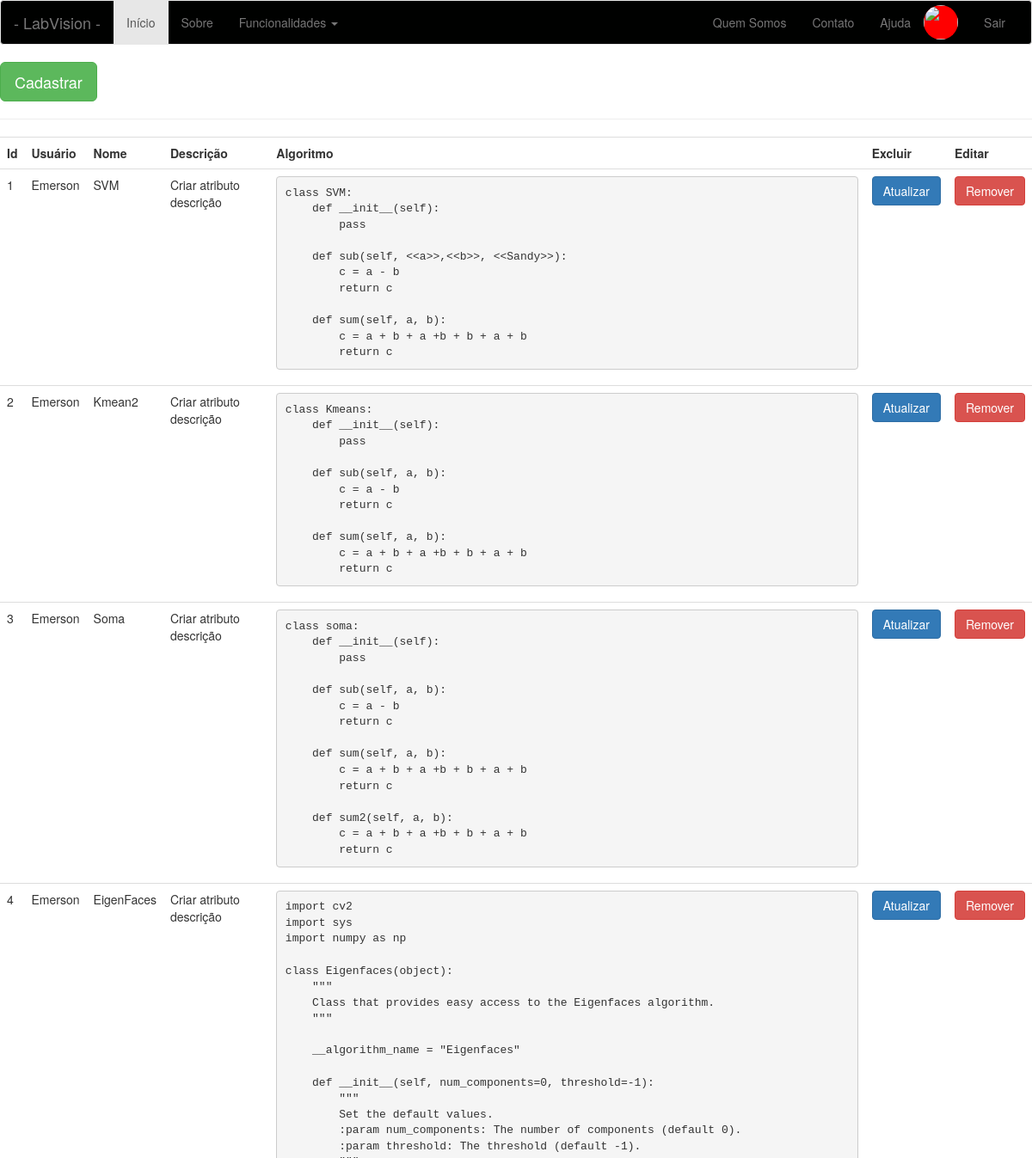
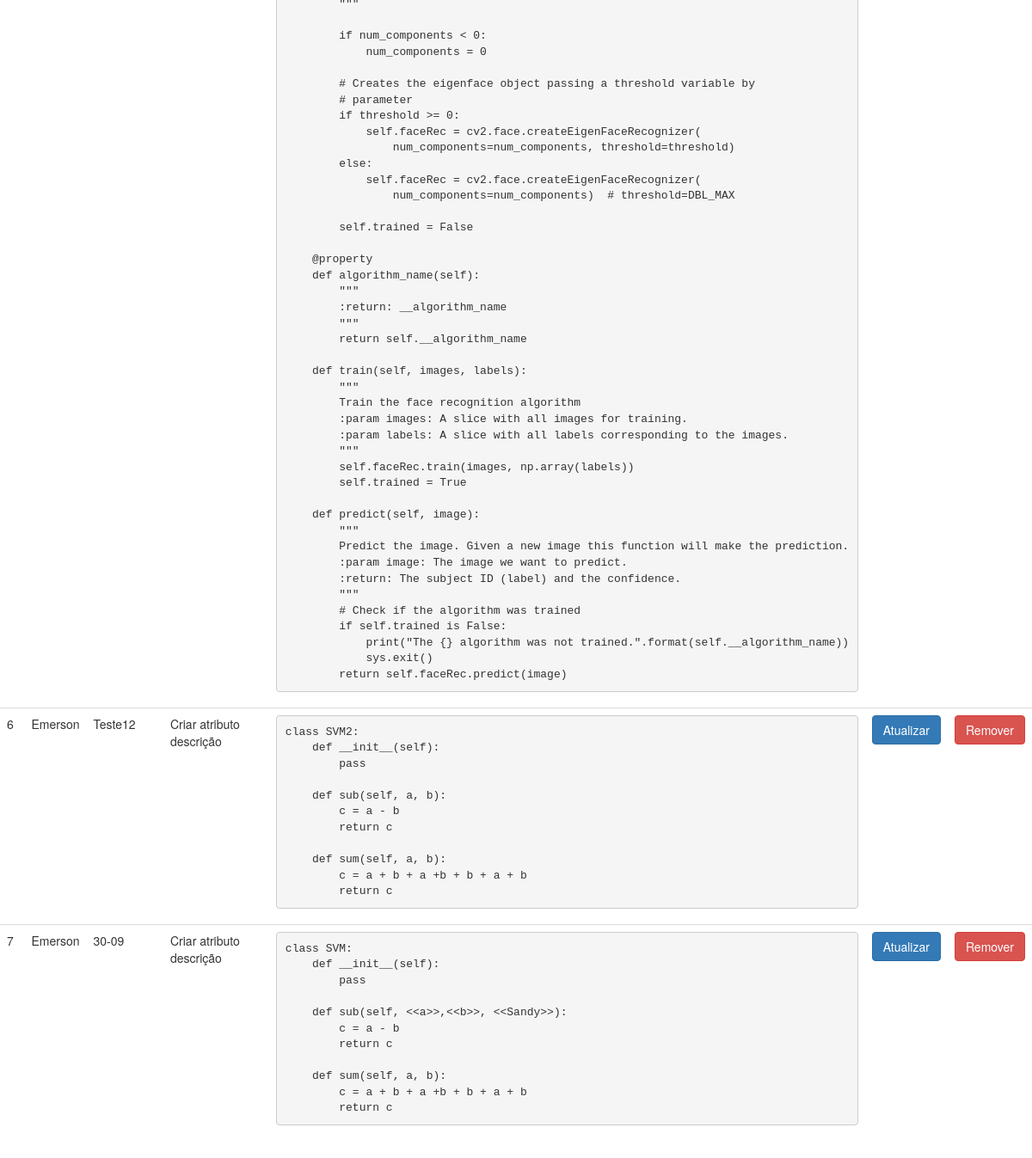
The page /listar-algoritmos (signed in) on the database as committed earlier (2 pictures, top to bottom).
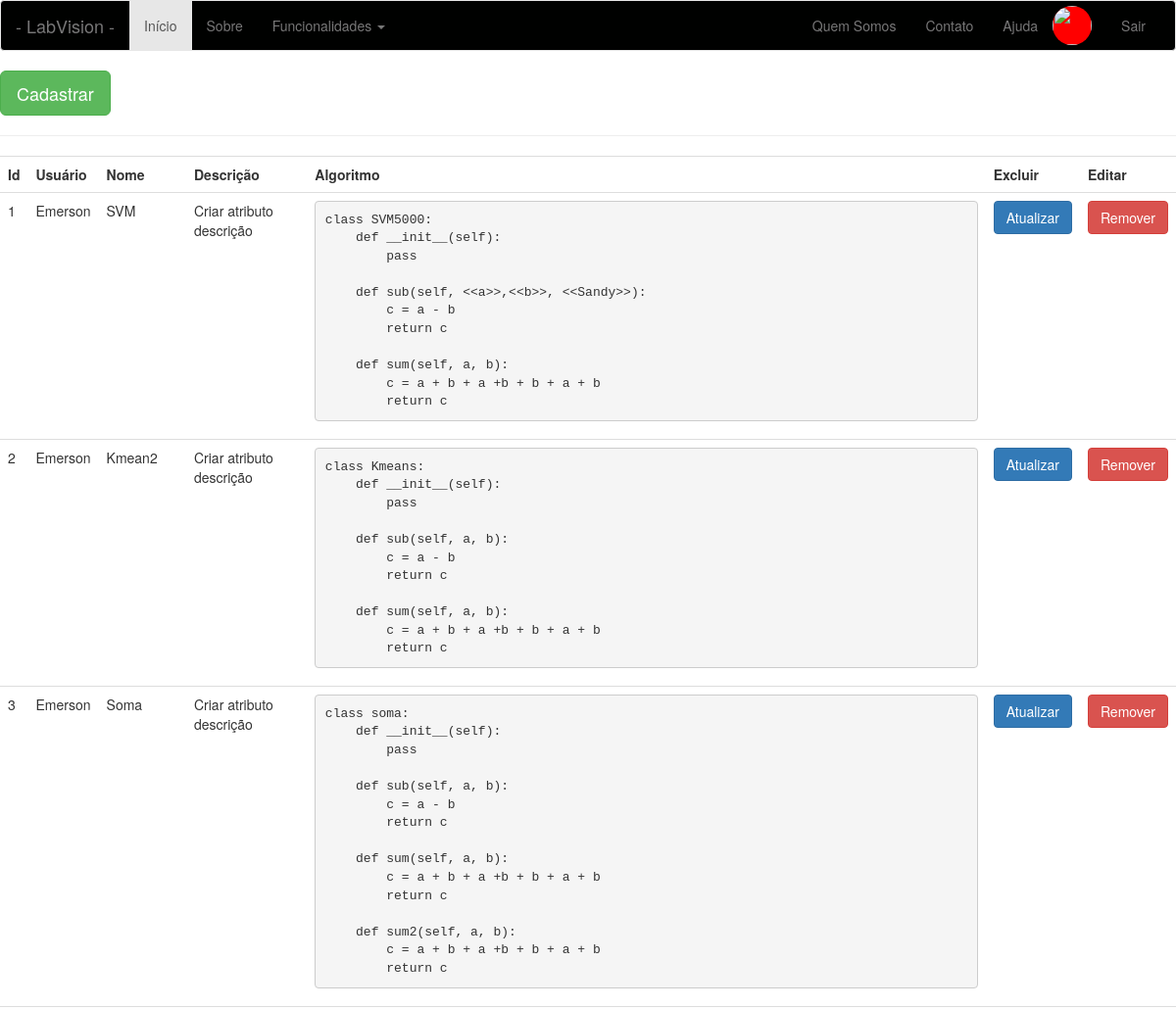
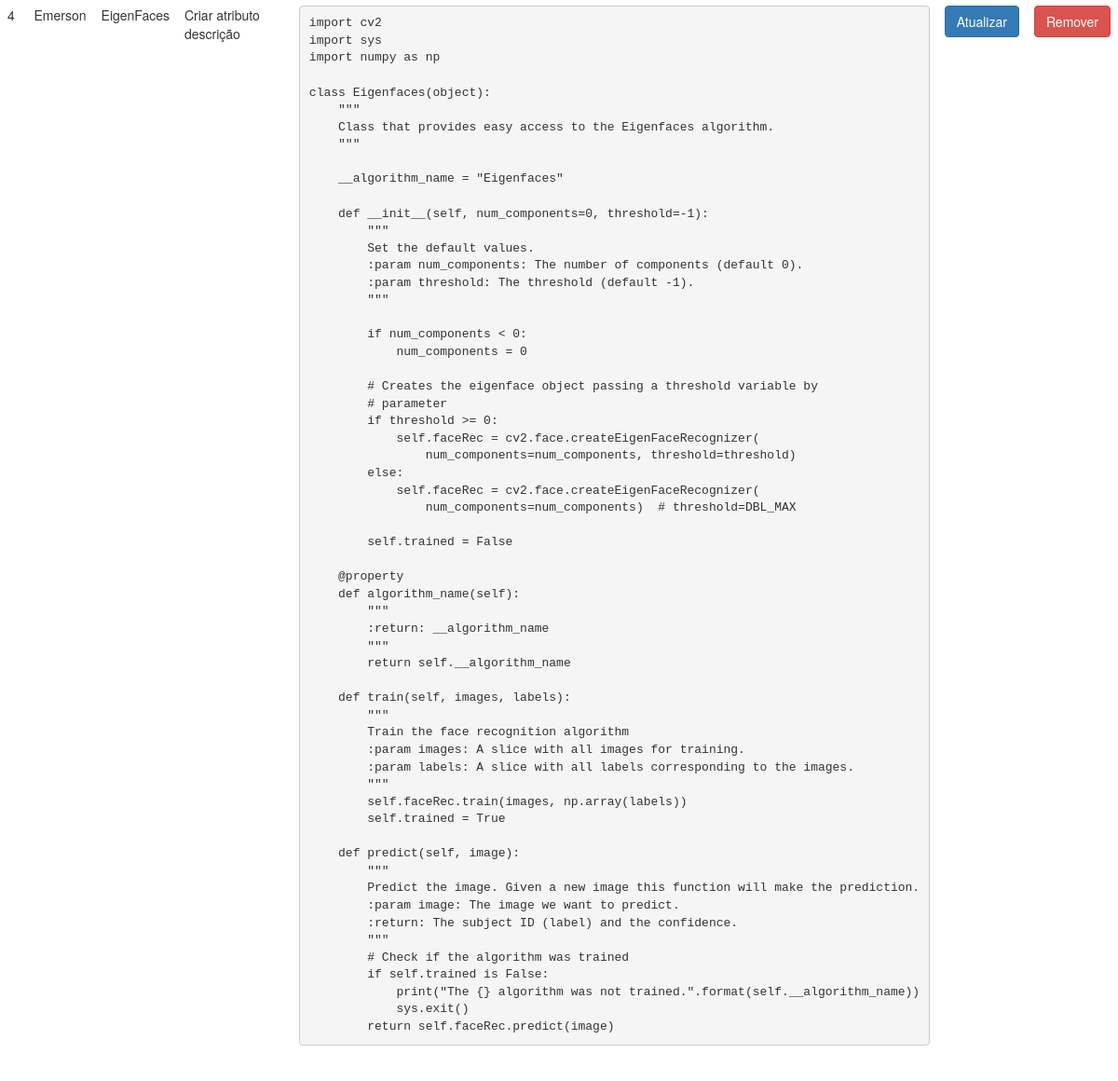
The same page on the database as committed later (2 pictures, top to bottom).
### app/models/tables.py (models this page shows, shortened)
class Algoritmo(db.Model):
    __tablename__= "algoritmos"
    id = db.Column(db.Integer, primary_key=True)
    nome = db.Column(db.String(20))
    algoritmo = db.Column(db.Text)
    usuario = db.Column(db.Integer, db.ForeignKey('usuarios.id'))

class Pessoa(db.Model):
    __tablename__ = "pessoas"
    id = db.Column(db.Integer, primary_key=True)
    nome = db.Column(db.String(50))

### app/controllers/default.py (the view)
@app.route('/listar-algoritmos', methods=['GET'])
def listar_algoritmos():
    if not current_user.get_id():
        return redirect(url_for('login'))
    algoritmos = Algoritmo.query.filter_by(usuario=current_user.get_id()).all()
    return render_template('algoritmo/listar-algoritmos.html', algoritmos=algoritmos)

### app/controllers/default.py (called while the page is built)
@login_manager.user_loader
def load_user(id):
    return Usuario.query.filter_by(id=id).first()

### app/models/tables.py (called while the page is built)
    def get_id(self):
        return str(self.id)

### app/templates/algoritmo/listar-algoritmos.html (shortened to what this page needs)
{% include 'base/head.html' %}
{% include 'base/nav_bar.html' %}
<a href="/cadastrar-algoritmos">
    <button class="btn btn-lg btn-success">
        Cadastrar
    </button>
</a>
<hr>
<div class="table-responsive">
    <form action="#">
        <table class="table">
            <tr>
                <th>Id</th>
                <th>Usuário</th>
                <th>Nome</th>
                <th>Descrição</th>
                <th>Algoritmo</th>
                <th>Excluir</th>
                <th>Editar</th>
            </tr>
            {% for a in algoritmos %}
            <tr>
                <td>
                    {{ a.id }}
                </td>
                <td>
                    {{ current_user.nome }}
                </td>
                <td>
                    {{ a.nome }}
                </td>
                <td>
                    Criar atributo descrição
                </td>
                <td>
                    <pre>{{ a.algoritmo }}</pre>
                </td>
                <td>
                    <a href="{{ url_for('atualizar_algoritmo', id=a.id)}}">
                        <button type="button" class="btn btn-primary" data-toggle="modal" data-target="#atualizarModalCenter">
                            Atualizar
                        </button>
                    </a>
                </td>
                <td>
                    <a href="{{ url_for('excluir_algoritmo', id=a.id)}}">
                        <button type="button" class="btn btn-danger" data-toggle="modal" data-target="#excluirModalCenter">
                            Remover
                        </button>
                    </a>
                </td>
            </tr>
            {% endfor %}
        </table>
    </form>
</div>
{% include 'base/footer.html' %}

### app/templates/base/head.html (shortened to what this page needs)
<!DOCTYPE html>
<html lang="pt-br">
    <head>
        <link rel="stylesheet" href="{{ url_for('static', filename='bootstrap/css/bootstrap.css') }}">
        <link rel="stylesheet" href="{{ url_for('static', filename='css/main.css') }}">
    </head>
    <body>

### app/templates/base/nav_bar.html (shortened to what this page needs)
    <nav class="navbar navbar-default">
        <div class="container-fluid">
            <div class="navbar-header">
                <a class="navbar-brand" href="/index">- LabVision -</a>
            </div>
            <div class="collapse navbar-collapse" id="navPrincipal">
                <ul class="nav navbar-nav">
                    <li class="active">
                        <a href="/index">Início</a>
                    </li>
                    <li>
                        <a href="/sobre">Sobre</a>
                    </li>
                    <li class="dropdown">
                        <a class="dropdown-toggle" data-toggle="dropdown" href="#">
                            Funcionalidades
                            <span class="caret"></span>
                        </a>
                    </li>
                </ul>
                <ul class="nav navbar-nav navbar-right">
                    <li><a href="">Quem Somos</a></li>
                    <li><a href="">Contato</a></li>
                    <li><a href="/ajuda">Ajuda</a></li>
                    {% if current_user.nome %}
                        <li>
                            <img src="" class="imagem-perfil">
                        </li>
                        <li><a href="/logout">Sair</a></li>
                    {% else %}
                    <a href="/cadastrar-se">
                        <button class="btn btn-lg btn-success botao-cadastrar-se">
                            Cadastrar-se
                        </button>
                    </a>
                    {% endif %}
                </ul>
            </div>
        </div>
    </nav>

### app/templates/base/footer.html (shortened to what this page needs)
    </body>
</html>

### app/static/css/main.css (style rules this page uses)
.navbar-default { background-color: #000100; }
.imagem-perfil { background-color: #FF0000; width: 40px; height: 40px; border-radius: 40px; margin-top: 5px; margin-right: 15px; }

Rows that differ between the two databases and show on the page:
removed Algoritmo: id "6", {{ current_user.nome }} "Emerson", nome "Teste12", algoritmo "class SVM2: def __init__(self): pass def sub(self, a, b): c = a - b return c def sum(self, a, b): c = a + b + a +b + b + a + b return c"
removed Algoritmo: id "7", {{ current_user.nome }} "Emerson", nome "30-09", algoritmo "class SVM: def __init__(self): pass def sub(self, <<a>>,<<b>>, <<Sandy>>): c = a - b return c def sum(self, a, b): c = a + b + a +b + b + a + b return c"
changed Algoritmo "SVM": algoritmo "class SVM: def __init__(self): pass def sub(self, <<a>>,<<b>>, <<Sandy>>): c = a - b return c def sum(self, a, b): c = a + b + a +b + b + a + b return c" → "class SVM5000: def __init__(self): pass def sub(self, <<a>>,<<b>>, <<Sandy>>): c = a - b return c def sum(self, a, b): c = a + b + a +b + b + a + b return c"
